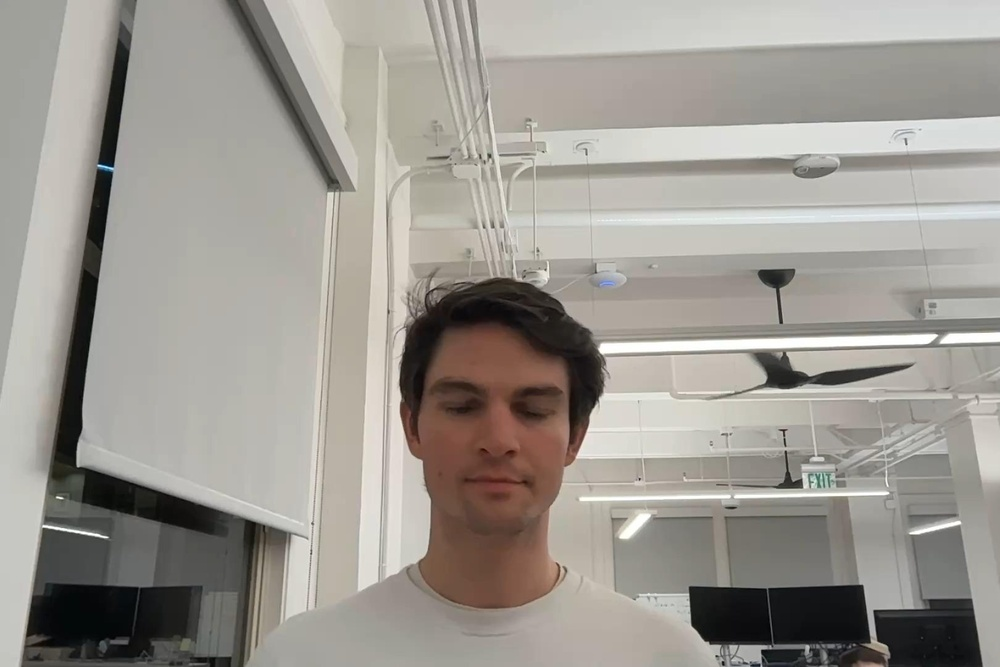
#> input picture Face Detection dataset/test/images/Movie-on-2-18-25-at-8_25-PM_mov-0000_jpg.rf.b8844c6c867798aa5992c180730a9198.jpg, 1000 x 667 px, shrunk from 1620 x 1080 before the run, found by its file name; its folder holds only this picture in this run
$ python main.py
#> lines starting #> are read from the running program, lines starting #| are printed output that depends on the picture
### process_dataset.py
import os
import cv2
import numpy as np
import yaml
from fisheye_transformation import create_LUT_table, apply_fisheye, resize_to_square
from generate_new_bboxes import generate_new_bboxes

def process_split(input_dir, output_dir, map_x, map_y, output_shape):

    output_images = os.path.join(output_dir, "images")
    output_labels = os.path.join(output_dir, "labels")
    os.makedirs(output_images, exist_ok=True)
    os.makedirs(output_labels, exist_ok=True)

    input_images = os.path.join(input_dir, "images")
    input_labels = os.path.join(input_dir, "labels")

    for filename in os.listdir(input_images):
        if filename.endswith((".jpg", ".png")):
            image_path = os.path.join(input_images, filename)
            label_path = os.path.join(input_labels, filename.replace(".jpg", ".txt").replace(".png", ".txt"))

            # Load image
            image = cv2.imread(image_path)
            if image is None:
                print(f"Error: the image can not be loaded{filename}")
                continue

            # Resize image
            image = resize_to_square(image)

            # Apply LUT
            fisheye_img = apply_fisheye(image, map_x, map_y)

            # New bounding boxes
            output_label_path = os.path.join(output_labels, filename.replace(".jpg", ".txt").replace(".png", ".txt"))
            generate_new_bboxes(image.shape, label_path, map_x, map_y, output_label_path)
            # transform to gray image
            #fisheye_img = cv2.cvtColor(fisheye_img, cv2.COLOR_BGR2GRAY)

            # Resize to desired dimensions
            fisheye_img = cv2.resize(fisheye_img, output_shape, interpolation=cv2.INTER_AREA)

            output_image_path = os.path.join(output_images, filename)
            cv2.imwrite(output_image_path, fisheye_img)

            print(f"Processed: {filename}")

    print(f"Fisheye transformation completed: {input_dir}")

# [16 lines left out: function update_yaml, not called in this run]

def process_roboflow_dataset(input_dir, output_dir, distortion_strength, output_shape):

#> called with input_dir = './Face Detection dataset', output_dir = './Fisheye Face Detection dataset', distortion_strength = 0.6, output_shape = (848, 800)
    os.makedirs(output_dir, exist_ok=True)

    # Get the first image shape to create LUT
    first_image_path = None
    for split in ["train", "valid", "test"]:
        split_images_dir = os.path.join(input_dir, split, "images")
        if os.path.exists(split_images_dir):
            for filename in os.listdir(split_images_dir):
                if filename.endswith((".jpg", ".png")):
                    first_image_path = os.path.join(split_images_dir, filename)
                    break
        if first_image_path:
            break

    if first_image_path is None:
        print("Error: Any image has been found in the dataset.")
        return

    # Load the first image to create LUT
    first_image = cv2.imread(first_image_path)
#> first_image is the input picture: shape (667, 1000, 3); mean B, G, R 145.8, 152.4, 156.5
    if first_image is None:
        print("Error: The image can not be loaded.")
        return

    first_image = resize_to_square(first_image)
    map_x, map_y = create_LUT_table(first_image,distortion_strength)

    # Process the data for every split (train, valid, test)
    for split in ["train", "valid", "test"]:
        input_split_dir = os.path.join(input_dir, split)
        output_split_dir = os.path.join(output_dir, split)
        if os.path.exists(input_split_dir):
            process_split(input_split_dir, output_split_dir, map_x, map_y, output_shape)

    # Update data.yaml
    input_yaml = os.path.join(input_dir, "data.yaml")
    output_yaml = os.path.join(output_dir, "data.yaml")
    update_yaml(input_yaml, output_yaml, output_dir)

### fisheye_transformation.py
import cv2
import numpy as np

def resize_to_square(img: np.ndarray) -> np.ndarray:

    size = max(img.shape[:2])
#> size = 1000
    return cv2.resize(img, (size, size), interpolation=cv2.INTER_CUBIC)
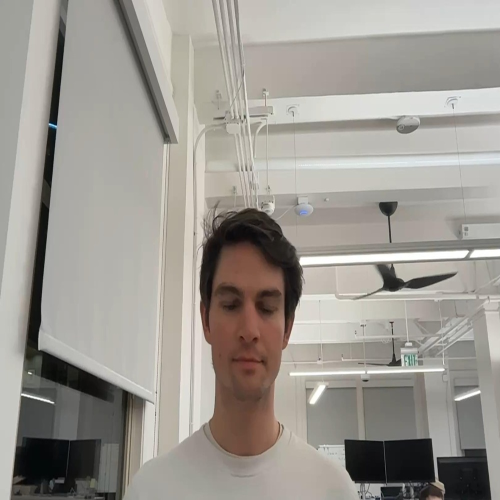
#> returned value: shape (1000, 1000, 3) (shown at 1/2 size); mean of channels 0, 1, 2 145.8, 152.4, 156.5; drawn as B, G, R

def create_fisheye_mapping(h, w, strength=0.6):

#> called with h = 1000, w = 1000, strength = 0.6
    center = (w // 2, h // 2)
#> center = (500, 500)
    R_max = min(center)
#> R_max = 500
    out_size = 2 * R_max
#> out_size = 1000
    new_center = (out_size // 2, out_size // 2)
#> new_center = (500, 500)

    map_x = np.zeros((out_size, out_size), dtype=np.float32)
    map_y = np.zeros((out_size, out_size), dtype=np.float32)

    for y in range(out_size):
        for x in range(out_size):
            dx, dy = x - new_center[0], y - new_center[1]
            r = np.sqrt(dx**2 + dy**2)

            if r > R_max:
                map_x[y, x] = -1
                map_y[y, x] = -1
                continue

            theta = np.arctan2(dy, dx)
            r_dist = np.tan((r / R_max) * (np.pi / 2) * strength) * R_max / np.tan((np.pi / 2) * strength)

            src_x = center[0] + r_dist * np.cos(theta)
            src_y = center[1] + r_dist * np.sin(theta)

            if 0 <= src_x < w and 0 <= src_y < h:
                map_x[y, x] = src_x
                map_y[y, x] = src_y
            else:
                map_x[y, x] = -1
                map_y[y, x] = -1
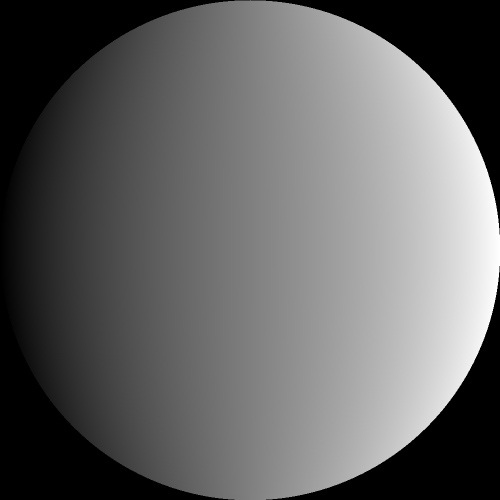
#> map_x: shape (1000, 1000) float32 (shown at 1/2 size); min -1, max 999, mean 392.5; drawn with min black and max white
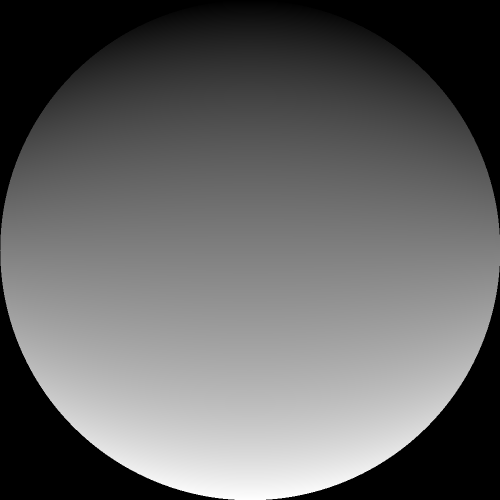
#> map_y: shape (1000, 1000) float32 (shown at 1/2 size); min -1, max 999, mean 392.5; drawn with min black and max white

    return map_x, map_y

def apply_fisheye(image, map_x, map_y):

    return cv2.remap(image, map_x, map_y, interpolation=cv2.INTER_LINEAR, borderValue=(0, 0, 0))

def create_LUT_table(image, distortion_strength=0.6):

    h, w = image.shape[:2]
    map_x, map_y = create_fisheye_mapping(h, w,distortion_strength)
    return map_x, map_y

### generate_new_bboxes.py
import cv2
import numpy as np
from fisheye_transformation import apply_fisheye

# [68 lines left out: functions yolo_to_absolute, generate_bbox_mask, get_fisheye_yolo_bboxes, draw_yolo_bboxes, not called in this run]

def load_yolo_bboxes(txt_path):

    bboxes = []
#> (the run stopped early here; a loop or call above may not have finished)
